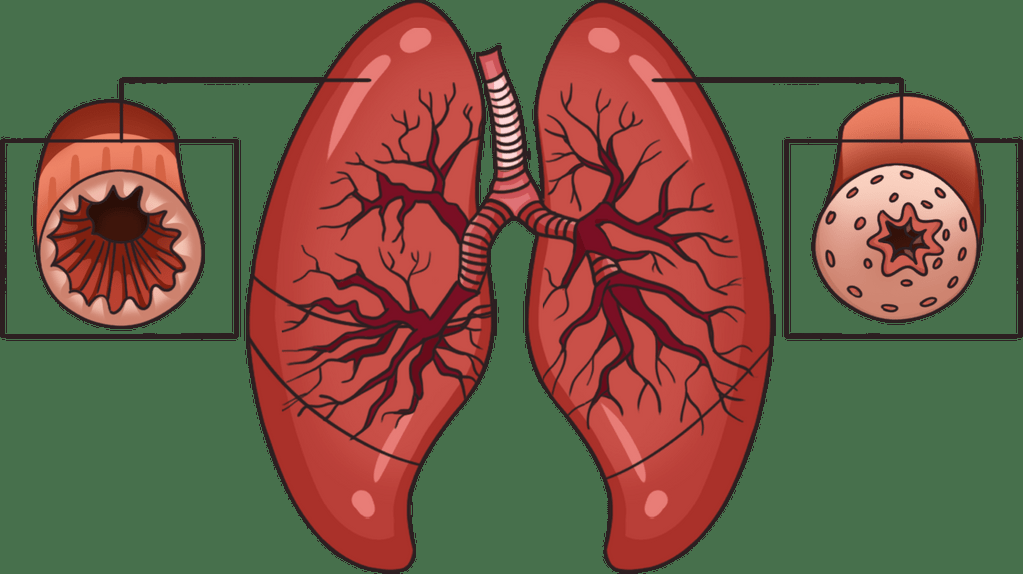
#> input picture paru-paru.png, 1023 x 574 px
$ python Z2.py
#> lines starting #> are read from the running program, lines starting #| are printed output that depends on the picture; after the words box and inside, x2 and y2 are one past the last pixel; in counts of white or black regions, pixels touching at a corner belong together
import cv2
import numpy as np
import math
from matplotlib import pyplot as plt

def load_image(path):
#> called with path = 'paru-paru.png'
    image = cv2.imread(path)
#> image is the input picture: shape (574, 1023, 3); mean B, G, R 68.5, 90, 113
    if image is None:
        print("Gambar tidak ditemukan.")
        exit()
    return image

def gray_histogram(image):
    gray = cv2.cvtColor(image, cv2.COLOR_BGR2GRAY)
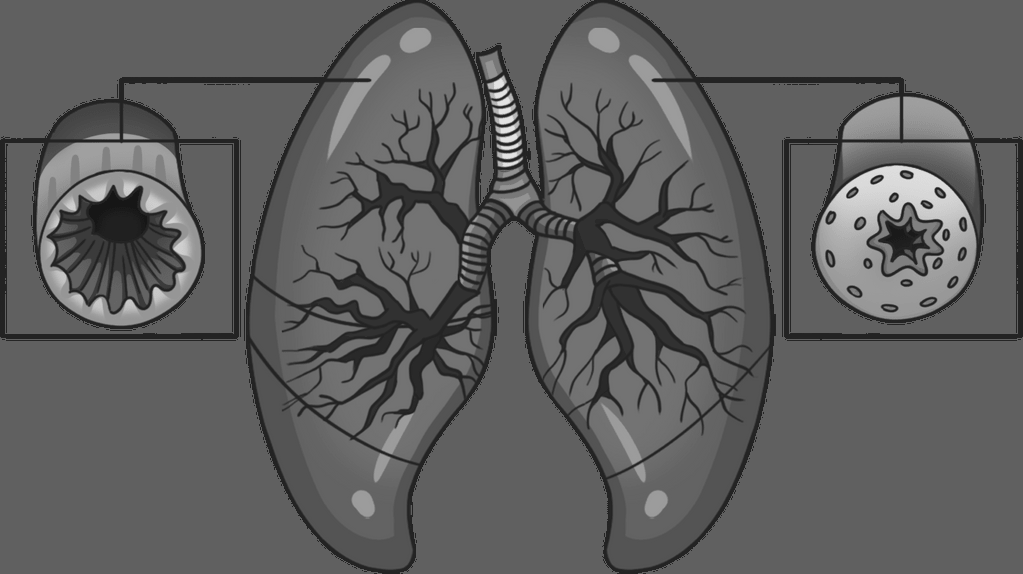
#> gray: shape (574, 1023); min 22, max 227, mean 94.6
    plt.hist(gray.ravel(), 256, [0, 256])
    plt.title("Histogram Grayscale")
    plt.show()
#> figure, not shown here; tallest bar 300368 high, from x = 96 to 97
    return gray

def negative(image):
    gray = cv2.cvtColor(image, cv2.COLOR_BGR2GRAY)
    neg = 255 - gray
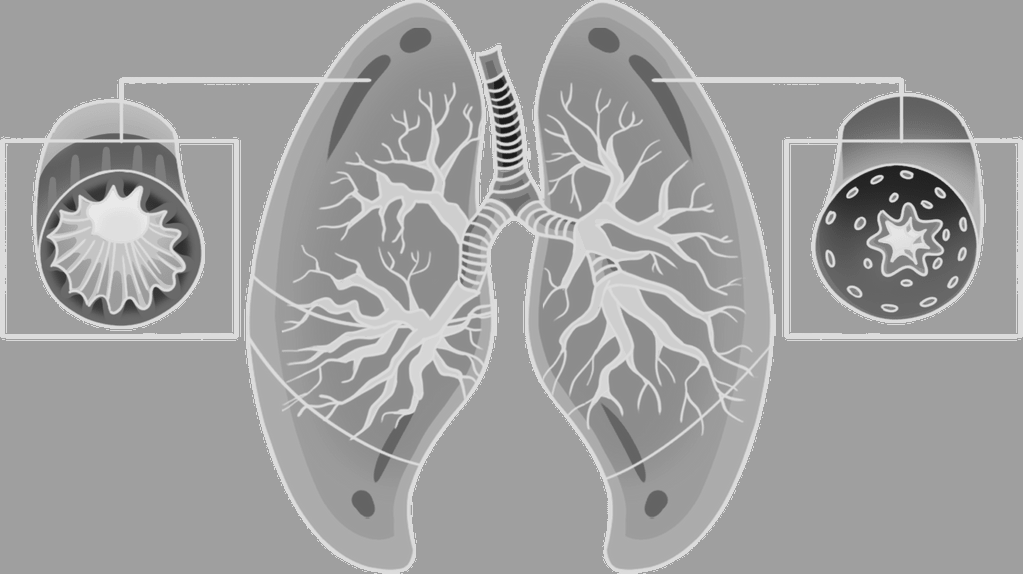
#> neg: shape (574, 1023); min 28, max 233, mean 160.4
    return neg

def biner(image):
    gray = cv2.cvtColor(image, cv2.COLOR_BGR2GRAY)
    _, binary = cv2.threshold(gray, 180, 255, cv2.THRESH_BINARY)
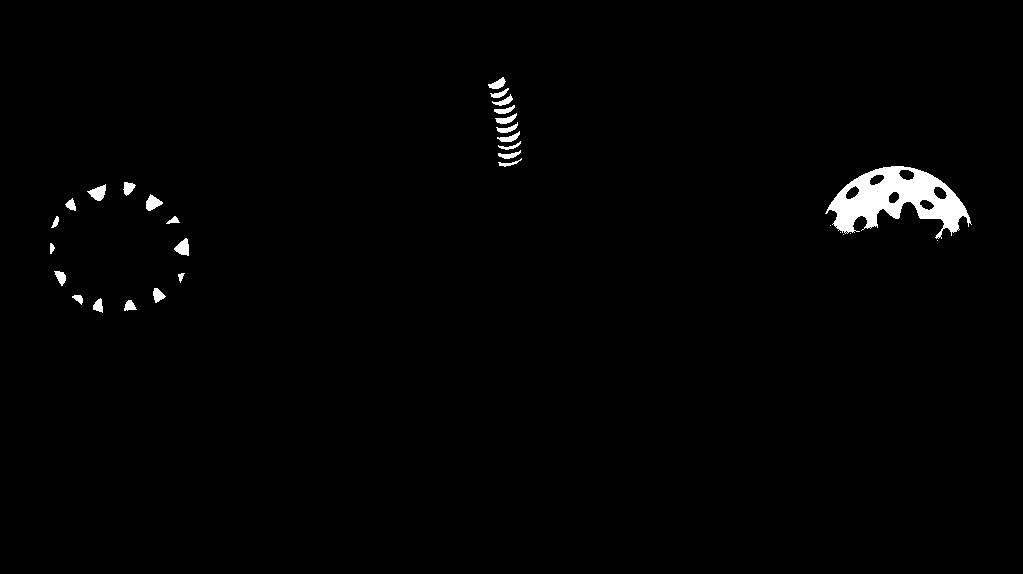
#> binary: shape (574, 1023); 1.3% white; 30 white regions (5 under 20 px), largest, box (x1, y1, x2, y2) and area: (825, 166, 972, 239) 5121, (87, 184, 106, 201) 183, (174, 238, 189, 256) 173
    return binary

def rgb_histogram(image):
    color = ('b', 'g', 'r')
    for i, col in enumerate(color):
        histo = cv2.calcHist([image], [i], None, [256], [0, 256])
        plt.plot(histo, color=col)
        plt.xlim([0, 256])
    plt.title("Histogram RGB")
    plt.show()
#> figure, not shown here; curve peaks at x = 76, y = 299681; curve peaks at x = 112, y = 300000; curve peaks at x = 71, y = 299450

def equal_histogram(image):
    gray = cv2.cvtColor(image, cv2.COLOR_BGR2GRAY)
    equal = cv2.equalizeHist(gray)
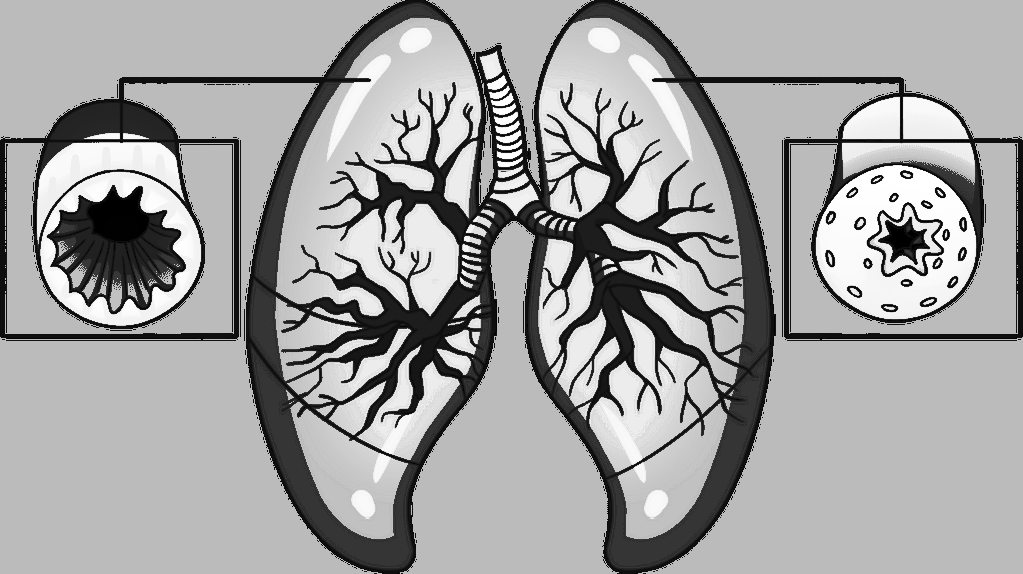
#> equal: shape (574, 1023); min 0, max 255, mean 161.8
    plt.hist(equal.ravel(), 256, [0, 256])
    plt.title("Equalized Histogram")
    plt.show()
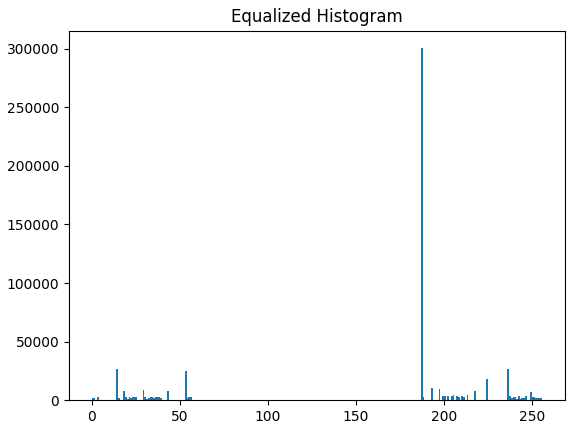
#> figure drawn by matplotlib, 1 panel; tallest bar 300368 high, from x = 187 to 188
    return equal

def translasi(image):
    h, w = image.shape[:2]
#> h = 574; w = 1023
    T = np.float32([[1, 0, w / 4], [0, 1, h / 4]])
#> T = [[1, 0, 255.8], [0, 1, 143.5]]
    translated = cv2.warpAffine(image, T, (w, h))
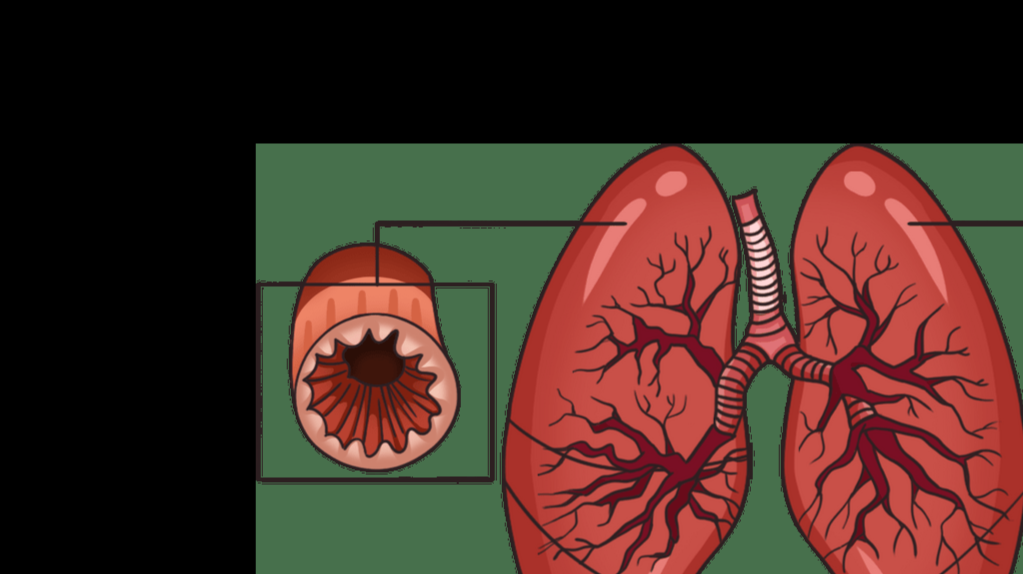
#> translated: shape (574, 1023, 3); mean B, G, R 36.1, 45.1, 70.8
    return translated

def rotasi(image, degree=90):
#> called with degree = 90
    h, w = image.shape[:2]
#> h = 574; w = 1023
    matrix = cv2.getRotationMatrix2D((w / 2, h / 2), degree, 0.7)
    rotated = cv2.warpAffine(image, matrix, (w, h))
    return rotated

def zoom_in(image, scale=2):
#> called with scale = 2
    return cv2.resize(image, None, fx=scale, fy=scale, interpolation=cv2.INTER_CUBIC)

def crop_image(image):
    h, w = image.shape[:2]
#> h = 574; w = 1023
    ch, cw = int(h * 0.5), int(w * 0.5)
#> ch = 287; cw = 511
    start_row, start_col = (h - ch) // 2, (w - cw) // 2
#> start_row = 143
    cropped = image[start_row:start_row+ch, start_col:start_col+cw]
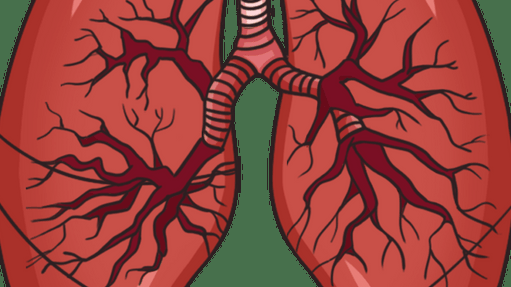
#> cropped: shape (287, 511, 3); mean B, G, R 57.4, 63.6, 148.1
    return cropped

img_path = "paru-paru.png"
img = load_image(img_path)

# Proses langsung
gray = gray_histogram(img)
cv2.imshow("Grayscale", gray)

neg = negative(img)
cv2.imshow("Negative", neg)

binary = biner(img)
cv2.imshow("Binary", binary)

rgb_histogram(img)

equal = equal_histogram(img)
cv2.imshow("Equalized Histogram", equal)

translated = translasi(img)
cv2.imshow("Translated", translated)

rotated = rotasi(img)
cv2.imshow("Rotated 90°", rotated)

zoomed = zoom_in(img)
cv2.imshow("Zoomed In", zoomed)

cropped = crop_image(img)
cv2.imshow("Cropped", cropped)

cv2.waitKey(0)
cv2.destroyAllWindows()

$ run again, with noise.png copied over paru-paru.png
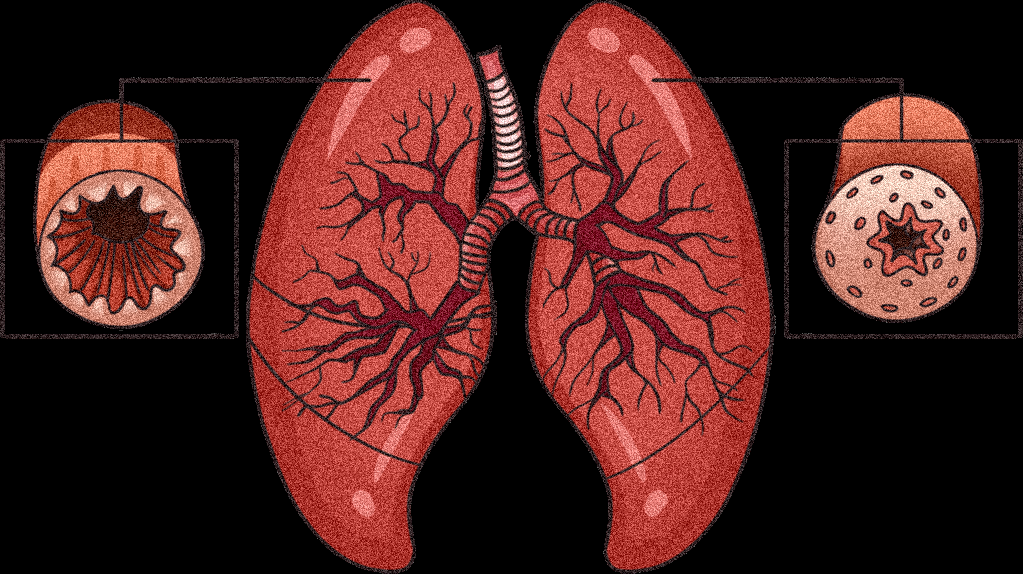
#> input picture noise.png, 1023 x 574 px
#> in load_image, image is the input picture: shape (574, 1023, 3); mean B, G, R 29.7, 32.8, 76.3
#> in biner, `_, binary = cv2.threshold(gray, 180, 255, cv2.THRESH_BINARY)`:
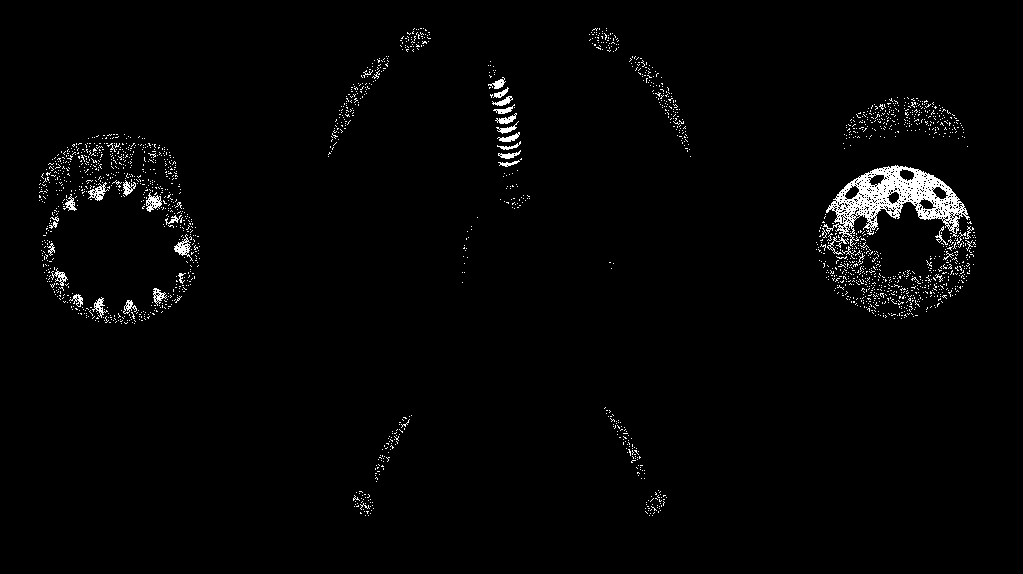
#> binary: shape (574, 1023); 1.9% white in thin lines or dots, all inside (x1, y1, x2, y2) = (39, 28, 976, 516)
#> in crop_image, `cropped = image[start_row:start_row+ch, start_col:start_col+cw]`:
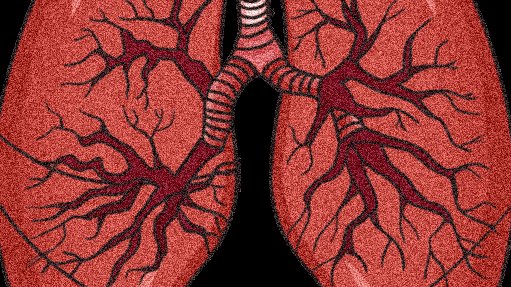
#> cropped: shape (287, 511, 3); mean B, G, R 50.1, 53.2, 141
